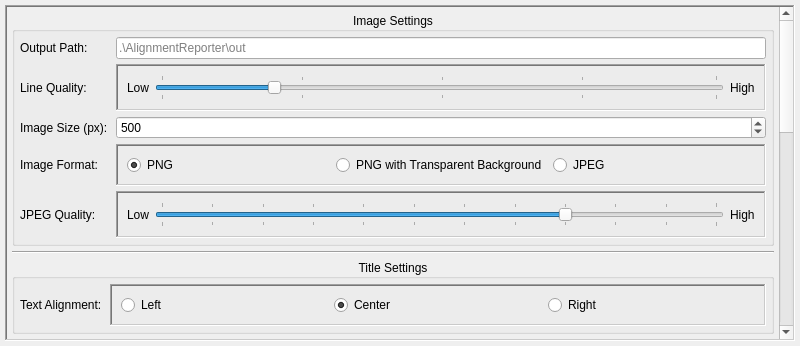
<?xml version="1.0" encoding="UTF-8"?>
<ui version="4.0">
 <class>w_image_settings</class>
 <widget class="QWidget" name="w_image_settings">
  <property name="geometry">
   <rect>
    <x>0</x>
    <y>0</y>
    <width>800</width>
    <height>322</height>
   </rect>
  </property>
  <property name="sizePolicy">
   <sizepolicy hsizetype="Minimum" vsizetype="Preferred">
    <horstretch>0</horstretch>
    <verstretch>0</verstretch>
   </sizepolicy>
  </property>
  <property name="minimumSize">
   <size>
    <width>800</width>
    <height>0</height>
   </size>
  </property>
  <property name="windowTitle">
   <string>Form</string>
  </property>
  <property name="inputMethodHints">
   <set>Qt::ImhUppercaseOnly</set>
  </property>
  <layout class="QVBoxLayout" name="verticalLayout">
   <property name="spacing">
    <number>5</number>
   </property>
   <property name="leftMargin">
    <number>5</number>
   </property>
   <property name="topMargin">
    <number>5</number>
   </property>
   <property name="rightMargin">
    <number>5</number>
   </property>
   <property name="bottomMargin">
    <number>5</number>
   </property>
   <item>
    <widget class="QScrollArea" name="sa_main">
     <property name="sizePolicy">
      <sizepolicy hsizetype="Minimum" vsizetype="Minimum">
       <horstretch>0</horstretch>
       <verstretch>0</verstretch>
      </sizepolicy>
     </property>
     <property name="frameShape">
      <enum>QFrame::WinPanel</enum>
     </property>
     <property name="frameShadow">
      <enum>QFrame::Sunken</enum>
     </property>
     <property name="verticalScrollBarPolicy">
      <enum>Qt::ScrollBarAsNeeded</enum>
     </property>
     <property name="horizontalScrollBarPolicy">
      <enum>Qt::ScrollBarAlwaysOff</enum>
     </property>
     <property name="sizeAdjustPolicy">
      <enum>QAbstractScrollArea::AdjustToContents</enum>
     </property>
     <property name="widgetResizable">
      <bool>true</bool>
     </property>
     <widget class="QWidget" name="saw_main">
      <property name="geometry">
       <rect>
        <x>0</x>
        <y>0</y>
        <width>769</width>
        <height>892</height>
       </rect>
      </property>
      <property name="sizePolicy">
       <sizepolicy hsizetype="MinimumExpanding" vsizetype="Preferred">
        <horstretch>0</horstretch>
        <verstretch>0</verstretch>
       </sizepolicy>
      </property>
      <layout class="QVBoxLayout" name="verticalLayout_2">
       <property name="spacing">
        <number>5</number>
       </property>
       <property name="leftMargin">
        <number>5</number>
       </property>
       <property name="topMargin">
        <number>5</number>
       </property>
       <property name="rightMargin">
        <number>5</number>
       </property>
       <property name="bottomMargin">
        <number>5</number>
       </property>
       <item>
        <widget class="QGroupBox" name="gb_image_settings">
         <property name="sizePolicy">
          <sizepolicy hsizetype="Minimum" vsizetype="Maximum">
           <horstretch>0</horstretch>
           <verstretch>0</verstretch>
          </sizepolicy>
         </property>
         <property name="title">
          <string>Image Settings</string>
         </property>
         <property name="alignment">
          <set>Qt::AlignCenter</set>
         </property>
         <layout class="QGridLayout" name="gridLayout_2">
          <property name="leftMargin">
           <number>5</number>
          </property>
          <property name="topMargin">
           <number>5</number>
          </property>
          <property name="rightMargin">
           <number>5</number>
          </property>
          <property name="bottomMargin">
           <number>5</number>
          </property>
          <property name="spacing">
           <number>5</number>
          </property>
          <item row="4" column="1">
           <widget class="QFrame" name="f_jpeg_quality">
            <property name="sizePolicy">
             <sizepolicy hsizetype="Minimum" vsizetype="Maximum">
              <horstretch>1</horstretch>
              <verstretch>0</verstretch>
             </sizepolicy>
            </property>
            <property name="frameShape">
             <enum>QFrame::WinPanel</enum>
            </property>
            <property name="frameShadow">
             <enum>QFrame::Sunken</enum>
            </property>
            <layout class="QHBoxLayout" name="horizontalLayout_4">
             <item>
              <widget class="QLabel" name="l_jpeg_low">
               <property name="text">
                <string>Low</string>
               </property>
              </widget>
             </item>
             <item>
              <widget class="QSlider" name="hs_jpeg_qual">
               <property name="minimum">
                <number>0</number>
               </property>
               <property name="maximum">
                <number>11</number>
               </property>
               <property name="pageStep">
                <number>3</number>
               </property>
               <property name="value">
                <number>8</number>
               </property>
               <property name="orientation">
                <enum>Qt::Horizontal</enum>
               </property>
               <property name="tickPosition">
                <enum>QSlider::TicksBothSides</enum>
               </property>
               <property name="tickInterval">
                <number>1</number>
               </property>
              </widget>
             </item>
             <item>
              <widget class="QLabel" name="l_jpeg_high">
               <property name="text">
                <string>High</string>
               </property>
              </widget>
             </item>
            </layout>
           </widget>
          </item>
          <item row="4" column="0">
           <widget class="QLabel" name="l_jpeg_quality">
            <property name="sizePolicy">
             <sizepolicy hsizetype="Minimum" vsizetype="Minimum">
              <horstretch>0</horstretch>
              <verstretch>0</verstretch>
             </sizepolicy>
            </property>
            <property name="text">
             <string>JPEG Quality: </string>
            </property>
           </widget>
          </item>
          <item row="2" column="0">
           <widget class="QLabel" name="l_image_dpi">
            <property name="sizePolicy">
             <sizepolicy hsizetype="Minimum" vsizetype="Minimum">
              <horstretch>0</horstretch>
              <verstretch>0</verstretch>
             </sizepolicy>
            </property>
            <property name="text">
             <string>Image Size (px): </string>
            </property>
           </widget>
          </item>
          <item row="2" column="1">
           <widget class="QSpinBox" name="sb_image_dpi">
            <property name="minimum">
             <number>200</number>
            </property>
            <property name="maximum">
             <number>4000</number>
            </property>
            <property name="value">
             <number>500</number>
            </property>
           </widget>
          </item>
          <item row="3" column="0">
           <widget class="QLabel" name="l_image_format">
            <property name="sizePolicy">
             <sizepolicy hsizetype="Minimum" vsizetype="Minimum">
              <horstretch>0</horstretch>
              <verstretch>0</verstretch>
             </sizepolicy>
            </property>
            <property name="text">
             <string>Image Format: </string>
            </property>
           </widget>
          </item>
          <item row="1" column="0">
           <widget class="QLabel" name="l_line_quality">
            <property name="sizePolicy">
             <sizepolicy hsizetype="Minimum" vsizetype="Minimum">
              <horstretch>0</horstretch>
              <verstretch>0</verstretch>
             </sizepolicy>
            </property>
            <property name="text">
             <string>Line Quality: </string>
            </property>
           </widget>
          </item>
          <item row="3" column="1">
           <widget class="QFrame" name="f_image_format">
            <property name="sizePolicy">
             <sizepolicy hsizetype="Minimum" vsizetype="Maximum">
              <horstretch>0</horstretch>
              <verstretch>0</verstretch>
             </sizepolicy>
            </property>
            <property name="frameShape">
             <enum>QFrame::WinPanel</enum>
            </property>
            <property name="frameShadow">
             <enum>QFrame::Sunken</enum>
            </property>
            <layout class="QHBoxLayout" name="horizontalLayout_3">
             <item>
              <widget class="QRadioButton" name="rb_png">
               <property name="text">
                <string>PNG</string>
               </property>
               <property name="checked">
                <bool>true</bool>
               </property>
              </widget>
             </item>
             <item>
              <widget class="QRadioButton" name="rb_png_transparency">
               <property name="text">
                <string>PNG with Transparent Background</string>
               </property>
               <property name="checked">
                <bool>false</bool>
               </property>
              </widget>
             </item>
             <item>
              <widget class="QRadioButton" name="rb_jpeg">
               <property name="text">
                <string>JPEG</string>
               </property>
              </widget>
             </item>
            </layout>
           </widget>
          </item>
          <item row="1" column="1">
           <widget class="QFrame" name="f_image_settings">
            <property name="sizePolicy">
             <sizepolicy hsizetype="Minimum" vsizetype="Maximum">
              <horstretch>0</horstretch>
              <verstretch>0</verstretch>
             </sizepolicy>
            </property>
            <property name="frameShape">
             <enum>QFrame::WinPanel</enum>
            </property>
            <property name="frameShadow">
             <enum>QFrame::Sunken</enum>
            </property>
            <layout class="QHBoxLayout" name="horizontalLayout_2">
             <item>
              <widget class="QLabel" name="l_line_low">
               <property name="text">
                <string>Low</string>
               </property>
              </widget>
             </item>
             <item>
              <widget class="QSlider" name="hs_line_quality">
               <property name="minimum">
                <number>0</number>
               </property>
               <property name="maximum">
                <number>99</number>
               </property>
               <property name="value">
                <number>20</number>
               </property>
               <property name="orientation">
                <enum>Qt::Horizontal</enum>
               </property>
               <property name="tickPosition">
                <enum>QSlider::TicksBothSides</enum>
               </property>
               <property name="tickInterval">
                <number>25</number>
               </property>
              </widget>
             </item>
             <item>
              <widget class="QLabel" name="l_line_high">
               <property name="text">
                <string>High</string>
               </property>
              </widget>
             </item>
            </layout>
           </widget>
          </item>
          <item row="0" column="0">
           <widget class="QLabel" name="l_jpeg_quality_2">
            <property name="sizePolicy">
             <sizepolicy hsizetype="Minimum" vsizetype="Minimum">
              <horstretch>0</horstretch>
              <verstretch>0</verstretch>
             </sizepolicy>
            </property>
            <property name="text">
             <string>Output Path: </string>
            </property>
           </widget>
          </item>
          <item row="0" column="1">
           <widget class="QLineEdit" name="le_output_path">
            <property name="sizePolicy">
             <sizepolicy hsizetype="Minimum" vsizetype="Maximum">
              <horstretch>0</horstretch>
              <verstretch>0</verstretch>
             </sizepolicy>
            </property>
            <property name="placeholderText">
             <string>.\AlignmentReporter\out</string>
            </property>
           </widget>
          </item>
         </layout>
        </widget>
       </item>
       <item>
        <widget class="Line" name="line">
         <property name="orientation">
          <enum>Qt::Horizontal</enum>
         </property>
        </widget>
       </item>
       <item>
        <widget class="QGroupBox" name="gb_title_settings">
         <property name="sizePolicy">
          <sizepolicy hsizetype="Minimum" vsizetype="Maximum">
           <horstretch>0</horstretch>
           <verstretch>0</verstretch>
          </sizepolicy>
         </property>
         <property name="title">
          <string>Title Settings</string>
         </property>
         <property name="alignment">
          <set>Qt::AlignCenter</set>
         </property>
         <layout class="QGridLayout" name="gridLayout">
          <property name="leftMargin">
           <number>5</number>
          </property>
          <property name="topMargin">
           <number>5</number>
          </property>
          <property name="rightMargin">
           <number>5</number>
          </property>
          <property name="bottomMargin">
           <number>5</number>
          </property>
          <property name="spacing">
           <number>5</number>
          </property>
          <item row="0" column="0">
           <widget class="QLabel" name="l_title_alignment">
            <property name="sizePolicy">
             <sizepolicy hsizetype="Minimum" vsizetype="Minimum">
              <horstretch>0</horstretch>
              <verstretch>0</verstretch>
             </sizepolicy>
            </property>
            <property name="text">
             <string>Text Alignment: </string>
            </property>
           </widget>
          </item>
          <item row="0" column="1">
           <widget class="QFrame" name="f_title_settings">
            <property name="sizePolicy">
             <sizepolicy hsizetype="Minimum" vsizetype="Maximum">
              <horstretch>1</horstretch>
              <verstretch>0</verstretch>
             </sizepolicy>
            </property>
            <property name="frameShape">
             <enum>QFrame::WinPanel</enum>
            </property>
            <property name="frameShadow">
             <enum>QFrame::Sunken</enum>
            </property>
            <layout class="QHBoxLayout" name="horizontalLayout">
             <item>
              <widget class="QRadioButton" name="rb_title_left">
               <property name="text">
                <string>Left</string>
               </property>
              </widget>
             </item>
             <item>
              <widget class="QRadioButton" name="rb_title_center">
               <property name="text">
                <string>Center</string>
               </property>
               <property name="checked">
                <bool>true</bool>
               </property>
              </widget>
             </item>
             <item>
              <widget class="QRadioButton" name="rb_title_right">
               <property name="text">
                <string>Right</string>
               </property>
              </widget>
             </item>
            </layout>
           </widget>
          </item>
         </layout>
        </widget>
       </item>
       <item>
        <widget class="Line" name="line_2">
         <property name="orientation">
          <enum>Qt::Horizontal</enum>
         </property>
        </widget>
       </item>
       <item>
        <widget class="QGroupBox" name="gb_legend_settings">
         <property name="sizePolicy">
          <sizepolicy hsizetype="Minimum" vsizetype="Maximum">
           <horstretch>0</horstretch>
           <verstretch>0</verstretch>
          </sizepolicy>
         </property>
         <property name="title">
          <string>Legend Settings</string>
         </property>
         <property name="alignment">
          <set>Qt::AlignCenter</set>
         </property>
         <layout class="QGridLayout" name="gridLayout_3">
          <property name="leftMargin">
           <number>5</number>
          </property>
          <property name="topMargin">
           <number>5</number>
          </property>
          <property name="rightMargin">
           <number>5</number>
          </property>
          <property name="bottomMargin">
           <number>5</number>
          </property>
          <property name="spacing">
           <number>5</number>
          </property>
          <item row="0" column="1">
           <widget class="QFrame" name="f_legend_offset">
            <property name="sizePolicy">
             <sizepolicy hsizetype="Minimum" vsizetype="Maximum">
              <horstretch>1</horstretch>
              <verstretch>0</verstretch>
             </sizepolicy>
            </property>
            <property name="frameShape">
             <enum>QFrame::WinPanel</enum>
            </property>
            <property name="frameShadow">
             <enum>QFrame::Sunken</enum>
            </property>
            <layout class="QGridLayout" name="gridLayout_4">
             <item row="1" column="0">
              <widget class="QLabel" name="l_legend_offset_left">
               <property name="text">
                <string>Left</string>
               </property>
              </widget>
             </item>
             <item row="1" column="1">
              <widget class="QSlider" name="hs_legend_h_offset">
               <property name="sizeIncrement">
                <size>
                 <width>1</width>
                 <height>1</height>
                </size>
               </property>
               <property name="minimum">
                <number>-100</number>
               </property>
               <property name="maximum">
                <number>100</number>
               </property>
               <property name="singleStep">
                <number>1</number>
               </property>
               <property name="pageStep">
                <number>20</number>
               </property>
               <property name="value">
                <number>-80</number>
               </property>
               <property name="orientation">
                <enum>Qt::Horizontal</enum>
               </property>
               <property name="tickPosition">
                <enum>QSlider::TicksBothSides</enum>
               </property>
               <property name="tickInterval">
                <number>20</number>
               </property>
              </widget>
             </item>
             <item row="1" column="2">
              <widget class="QLabel" name="l_legend_offset_right">
               <property name="text">
                <string>Right</string>
               </property>
              </widget>
             </item>
             <item row="0" column="0">
              <widget class="QLabel" name="l_legend_offset_up">
               <property name="text">
                <string>Up</string>
               </property>
              </widget>
             </item>
             <item row="0" column="2">
              <widget class="QLabel" name="l_legend_offset_down">
               <property name="text">
                <string>Down</string>
               </property>
              </widget>
             </item>
             <item row="0" column="1">
              <widget class="QSlider" name="hs_legend_v_offset">
               <property name="minimum">
                <number>-100</number>
               </property>
               <property name="maximum">
                <number>100</number>
               </property>
               <property name="pageStep">
                <number>20</number>
               </property>
               <property name="value">
                <number>80</number>
               </property>
               <property name="orientation">
                <enum>Qt::Horizontal</enum>
               </property>
               <property name="invertedAppearance">
                <bool>true</bool>
               </property>
               <property name="invertedControls">
                <bool>false</bool>
               </property>
               <property name="tickPosition">
                <enum>QSlider::TicksBothSides</enum>
               </property>
               <property name="tickInterval">
                <number>20</number>
               </property>
              </widget>
             </item>
            </layout>
           </widget>
          </item>
          <item row="2" column="0">
           <widget class="QLabel" name="l_legend_text_alignment">
            <property name="sizePolicy">
             <sizepolicy hsizetype="Minimum" vsizetype="Minimum">
              <horstretch>0</horstretch>
              <verstretch>0</verstretch>
             </sizepolicy>
            </property>
            <property name="text">
             <string>Legend Text Alignment: </string>
            </property>
           </widget>
          </item>
          <item row="2" column="1">
           <widget class="QFrame" name="f_legend_text_alingment">
            <property name="sizePolicy">
             <sizepolicy hsizetype="Minimum" vsizetype="Maximum">
              <horstretch>0</horstretch>
              <verstretch>0</verstretch>
             </sizepolicy>
            </property>
            <property name="frameShape">
             <enum>QFrame::WinPanel</enum>
            </property>
            <property name="frameShadow">
             <enum>QFrame::Sunken</enum>
            </property>
            <layout class="QHBoxLayout" name="horizontalLayout_5">
             <item>
              <widget class="QRadioButton" name="rb_legend_text_left">
               <property name="text">
                <string>Left</string>
               </property>
               <property name="checked">
                <bool>true</bool>
               </property>
              </widget>
             </item>
             <item>
              <widget class="QRadioButton" name="rb_legend_text_center">
               <property name="text">
                <string>Center</string>
               </property>
               <property name="checked">
                <bool>false</bool>
               </property>
              </widget>
             </item>
             <item>
              <widget class="QRadioButton" name="rb_legend_text_right">
               <property name="text">
                <string>Right</string>
               </property>
              </widget>
             </item>
            </layout>
           </widget>
          </item>
          <item row="0" column="0">
           <widget class="QLabel" name="l_legend_offset">
            <property name="sizePolicy">
             <sizepolicy hsizetype="Minimum" vsizetype="Minimum">
              <horstretch>0</horstretch>
              <verstretch>0</verstretch>
             </sizepolicy>
            </property>
            <property name="text">
             <string>Legend Position: </string>
            </property>
           </widget>
          </item>
          <item row="1" column="0">
           <widget class="QLabel" name="l_legend_stretch">
            <property name="sizePolicy">
             <sizepolicy hsizetype="Minimum" vsizetype="Minimum">
              <horstretch>0</horstretch>
              <verstretch>0</verstretch>
             </sizepolicy>
            </property>
            <property name="text">
             <string>Legend Height Stretch Factor: </string>
            </property>
           </widget>
          </item>
          <item row="1" column="1">
           <widget class="QFrame" name="f_legend_stretch">
            <property name="sizePolicy">
             <sizepolicy hsizetype="Minimum" vsizetype="Maximum">
              <horstretch>0</horstretch>
              <verstretch>0</verstretch>
             </sizepolicy>
            </property>
            <property name="frameShape">
             <enum>QFrame::WinPanel</enum>
            </property>
            <property name="frameShadow">
             <enum>QFrame::Sunken</enum>
            </property>
            <layout class="QHBoxLayout" name="horizontalLayout_6">
             <item>
              <widget class="QLabel" name="l_legend_stretch_low">
               <property name="text">
                <string>Low</string>
               </property>
              </widget>
             </item>
             <item>
              <widget class="QSlider" name="hs_legend_stretch">
               <property name="minimum">
                <number>1</number>
               </property>
               <property name="maximum">
                <number>50</number>
               </property>
               <property name="value">
                <number>5</number>
               </property>
               <property name="orientation">
                <enum>Qt::Horizontal</enum>
               </property>
               <property name="tickPosition">
                <enum>QSlider::TicksBothSides</enum>
               </property>
               <property name="tickInterval">
                <number>10</number>
               </property>
              </widget>
             </item>
             <item>
              <widget class="QLabel" name="l_legend_stretch_high">
               <property name="text">
                <string>High</string>
               </property>
              </widget>
             </item>
            </layout>
           </widget>
          </item>
         </layout>
        </widget>
       </item>
       <item>
        <widget class="Line" name="line_3">
         <property name="frameShadow">
          <enum>QFrame::Sunken</enum>
         </property>
         <property name="orientation">
          <enum>Qt::Horizontal</enum>
         </property>
        </widget>
       </item>
       <item>
        <widget class="QGroupBox" name="gb_player_markers">
         <property name="sizePolicy">
          <sizepolicy hsizetype="Minimum" vsizetype="Maximum">
           <horstretch>0</horstretch>
           <verstretch>0</verstretch>
          </sizepolicy>
         </property>
         <property name="title">
          <string>Players Markers Settings</string>
         </property>
         <property name="alignment">
          <set>Qt::AlignCenter</set>
         </property>
         <layout class="QGridLayout" name="gridLayout_5">
          <property name="leftMargin">
           <number>5</number>
          </property>
          <property name="topMargin">
           <number>5</number>
          </property>
          <property name="rightMargin">
           <number>5</number>
          </property>
          <property name="bottomMargin">
           <number>5</number>
          </property>
          <property name="spacing">
           <number>5</number>
          </property>
          <item row="1" column="0">
           <widget class="QLabel" name="l_current_marker">
            <property name="sizePolicy">
             <sizepolicy hsizetype="Minimum" vsizetype="Minimum">
              <horstretch>0</horstretch>
              <verstretch>0</verstretch>
             </sizepolicy>
            </property>
            <property name="text">
             <string>Current Position Shape: </string>
            </property>
           </widget>
          </item>
          <item row="3" column="0">
           <widget class="QLabel" name="l_previous_marker">
            <property name="sizePolicy">
             <sizepolicy hsizetype="Minimum" vsizetype="Minimum">
              <horstretch>0</horstretch>
              <verstretch>0</verstretch>
             </sizepolicy>
            </property>
            <property name="text">
             <string>Previous Position Shaper: </string>
            </property>
           </widget>
          </item>
          <item row="1" column="1">
           <widget class="QFrame" name="f_current_marker">
            <property name="sizePolicy">
             <sizepolicy hsizetype="Minimum" vsizetype="Maximum">
              <horstretch>1</horstretch>
              <verstretch>0</verstretch>
             </sizepolicy>
            </property>
            <property name="frameShape">
             <enum>QFrame::WinPanel</enum>
            </property>
            <property name="frameShadow">
             <enum>QFrame::Sunken</enum>
            </property>
            <layout class="QGridLayout" name="gridLayout_7">
             <item row="1" column="1">
              <widget class="QRadioButton" name="rb_current_up">
               <property name="text">
                <string>^</string>
               </property>
              </widget>
             </item>
             <item row="1" column="2">
              <widget class="QRadioButton" name="rb_current_right">
               <property name="text">
                <string>&gt;</string>
               </property>
              </widget>
             </item>
             <item row="0" column="3">
              <widget class="QRadioButton" name="rb_current_plus">
               <property name="text">
                <string>+</string>
               </property>
              </widget>
             </item>
             <item row="0" column="1">
              <widget class="QRadioButton" name="rb_current_x">
               <property name="text">
                <string>X</string>
               </property>
               <property name="checked">
                <bool>false</bool>
               </property>
              </widget>
             </item>
             <item row="0" column="0">
              <widget class="QRadioButton" name="rb_current_o">
               <property name="text">
                <string>O</string>
               </property>
               <property name="checked">
                <bool>false</bool>
               </property>
              </widget>
             </item>
             <item row="0" column="2">
              <widget class="QRadioButton" name="rb_current_star">
               <property name="text">
                <string>*</string>
               </property>
               <property name="checked">
                <bool>true</bool>
               </property>
              </widget>
             </item>
             <item row="1" column="0">
              <widget class="QRadioButton" name="rb_current_left">
               <property name="text">
                <string>&lt;</string>
               </property>
              </widget>
             </item>
             <item row="1" column="3">
              <widget class="QRadioButton" name="rb_current_down">
               <property name="text">
                <string>v</string>
               </property>
              </widget>
             </item>
             <item row="2" column="0">
              <widget class="QRadioButton" name="rb_current_none">
               <property name="text">
                <string>None</string>
               </property>
              </widget>
             </item>
             <item row="2" column="1">
              <widget class="QFrame" name="f_current_custom">
               <property name="frameShape">
                <enum>QFrame::StyledPanel</enum>
               </property>
               <property name="frameShadow">
                <enum>QFrame::Raised</enum>
               </property>
               <layout class="QHBoxLayout" name="horizontalLayout_10">
                <property name="spacing">
                 <number>4</number>
                </property>
                <property name="leftMargin">
                 <number>0</number>
                </property>
                <property name="topMargin">
                 <number>0</number>
                </property>
                <property name="rightMargin">
                 <number>0</number>
                </property>
                <property name="bottomMargin">
                 <number>0</number>
                </property>
                <item>
                 <widget class="QRadioButton" name="rb_current_custom">
                  <property name="text">
                   <string/>
                  </property>
                 </widget>
                </item>
                <item>
                 <widget class="QLineEdit" name="le_current_custom">
                  <property name="sizePolicy">
                   <sizepolicy hsizetype="Minimum" vsizetype="Fixed">
                    <horstretch>0</horstretch>
                    <verstretch>0</verstretch>
                   </sizepolicy>
                  </property>
                  <property name="placeholderText">
                   <string>Custom Text Entry</string>
                  </property>
                 </widget>
                </item>
               </layout>
              </widget>
             </item>
            </layout>
           </widget>
          </item>
          <item row="3" column="1">
           <widget class="QFrame" name="f_previous_markers">
            <property name="sizePolicy">
             <sizepolicy hsizetype="Minimum" vsizetype="Maximum">
              <horstretch>0</horstretch>
              <verstretch>0</verstretch>
             </sizepolicy>
            </property>
            <property name="frameShape">
             <enum>QFrame::WinPanel</enum>
            </property>
            <property name="frameShadow">
             <enum>QFrame::Sunken</enum>
            </property>
            <layout class="QGridLayout" name="gridLayout_6">
             <item row="1" column="1">
              <widget class="QRadioButton" name="rb_previous_up">
               <property name="text">
                <string>^</string>
               </property>
              </widget>
             </item>
             <item row="1" column="2">
              <widget class="QRadioButton" name="rb_previous_right">
               <property name="text">
                <string>&gt;</string>
               </property>
              </widget>
             </item>
             <item row="0" column="3">
              <widget class="QRadioButton" name="rb_previous_plus">
               <property name="text">
                <string>+</string>
               </property>
              </widget>
             </item>
             <item row="0" column="1">
              <widget class="QRadioButton" name="rb_previous_x">
               <property name="text">
                <string>X</string>
               </property>
               <property name="checked">
                <bool>false</bool>
               </property>
              </widget>
             </item>
             <item row="0" column="0">
              <widget class="QRadioButton" name="rb_previous_o">
               <property name="text">
                <string>O</string>
               </property>
               <property name="checked">
                <bool>true</bool>
               </property>
              </widget>
             </item>
             <item row="0" column="2">
              <widget class="QRadioButton" name="rb_previous_star">
               <property name="text">
                <string>*</string>
               </property>
              </widget>
             </item>
             <item row="1" column="0">
              <widget class="QRadioButton" name="rb_previous_left">
               <property name="text">
                <string>&lt;</string>
               </property>
              </widget>
             </item>
             <item row="1" column="3">
              <widget class="QRadioButton" name="rb_previous_down">
               <property name="text">
                <string>v</string>
               </property>
              </widget>
             </item>
             <item row="2" column="0">
              <widget class="QRadioButton" name="rb_previous_none">
               <property name="text">
                <string>None</string>
               </property>
              </widget>
             </item>
             <item row="2" column="1">
              <widget class="QFrame" name="f_previous_custom">
               <property name="frameShape">
                <enum>QFrame::StyledPanel</enum>
               </property>
               <property name="frameShadow">
                <enum>QFrame::Raised</enum>
               </property>
               <layout class="QHBoxLayout" name="horizontalLayout_9">
                <property name="spacing">
                 <number>4</number>
                </property>
                <property name="leftMargin">
                 <number>0</number>
                </property>
                <property name="topMargin">
                 <number>0</number>
                </property>
                <property name="rightMargin">
                 <number>0</number>
                </property>
                <property name="bottomMargin">
                 <number>0</number>
                </property>
                <item>
                 <widget class="QRadioButton" name="rb_previous_custom">
                  <property name="text">
                   <string/>
                  </property>
                 </widget>
                </item>
                <item>
                 <widget class="QLineEdit" name="le_previous_custom">
                  <property name="sizePolicy">
                   <sizepolicy hsizetype="Minimum" vsizetype="Fixed">
                    <horstretch>0</horstretch>
                    <verstretch>0</verstretch>
                   </sizepolicy>
                  </property>
                  <property name="placeholderText">
                   <string>Custom Text Entry</string>
                  </property>
                 </widget>
                </item>
               </layout>
              </widget>
             </item>
            </layout>
           </widget>
          </item>
          <item row="2" column="1">
           <widget class="QFrame" name="f_current_scale">
            <property name="sizePolicy">
             <sizepolicy hsizetype="Minimum" vsizetype="Maximum">
              <horstretch>0</horstretch>
              <verstretch>0</verstretch>
             </sizepolicy>
            </property>
            <property name="frameShape">
             <enum>QFrame::WinPanel</enum>
            </property>
            <property name="frameShadow">
             <enum>QFrame::Sunken</enum>
            </property>
            <layout class="QHBoxLayout" name="horizontalLayout_7">
             <item>
              <widget class="QLabel" name="l_current_scale_low">
               <property name="text">
                <string>1</string>
               </property>
              </widget>
             </item>
             <item>
              <widget class="QSlider" name="hs_current_scale">
               <property name="minimum">
                <number>1</number>
               </property>
               <property name="maximum">
                <number>100</number>
               </property>
               <property name="pageStep">
                <number>20</number>
               </property>
               <property name="value">
                <number>5</number>
               </property>
               <property name="orientation">
                <enum>Qt::Horizontal</enum>
               </property>
               <property name="tickPosition">
                <enum>QSlider::TicksBothSides</enum>
               </property>
               <property name="tickInterval">
                <number>10</number>
               </property>
              </widget>
             </item>
             <item>
              <widget class="QLabel" name="l_current_scale_high">
               <property name="text">
                <string>10</string>
               </property>
              </widget>
             </item>
            </layout>
           </widget>
          </item>
          <item row="2" column="0">
           <widget class="QLabel" name="l_legend_stretch_2">
            <property name="sizePolicy">
             <sizepolicy hsizetype="Minimum" vsizetype="Minimum">
              <horstretch>0</horstretch>
              <verstretch>0</verstretch>
             </sizepolicy>
            </property>
            <property name="text">
             <string>Current Position Scale Multiplier: </string>
            </property>
           </widget>
          </item>
          <item row="0" column="0">
           <widget class="QLabel" name="l_legend_stretch_3">
            <property name="sizePolicy">
             <sizepolicy hsizetype="Minimum" vsizetype="Minimum">
              <horstretch>0</horstretch>
              <verstretch>0</verstretch>
             </sizepolicy>
            </property>
            <property name="text">
             <string>Marker Size:</string>
            </property>
           </widget>
          </item>
          <item row="0" column="1">
           <widget class="QFrame" name="f_scale">
            <property name="sizePolicy">
             <sizepolicy hsizetype="Minimum" vsizetype="Maximum">
              <horstretch>0</horstretch>
              <verstretch>0</verstretch>
             </sizepolicy>
            </property>
            <property name="frameShape">
             <enum>QFrame::WinPanel</enum>
            </property>
            <property name="frameShadow">
             <enum>QFrame::Sunken</enum>
            </property>
            <layout class="QHBoxLayout" name="horizontalLayout_8">
             <item>
              <widget class="QLabel" name="l_scale_low">
               <property name="text">
                <string>1</string>
               </property>
              </widget>
             </item>
             <item>
              <widget class="QSlider" name="hs_scale">
               <property name="minimum">
                <number>1</number>
               </property>
               <property name="maximum">
                <number>100</number>
               </property>
               <property name="value">
                <number>5</number>
               </property>
               <property name="orientation">
                <enum>Qt::Horizontal</enum>
               </property>
               <property name="tickPosition">
                <enum>QSlider::TicksBothSides</enum>
               </property>
               <property name="tickInterval">
                <number>10</number>
               </property>
              </widget>
             </item>
             <item>
              <widget class="QLabel" name="l_scale_high">
               <property name="text">
                <string>10</string>
               </property>
              </widget>
             </item>
            </layout>
           </widget>
          </item>
         </layout>
        </widget>
       </item>
      </layout>
     </widget>
    </widget>
   </item>
  </layout>
 </widget>
 <resources/>
 <connections/>
</ui>
